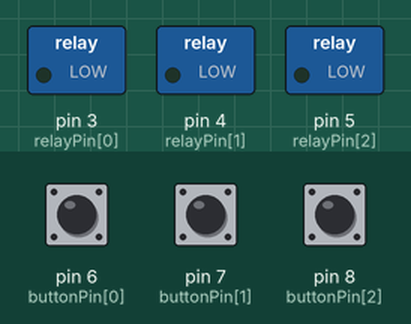
Simulated run of this sketch. Board: Arduino Uno, built with avr-gcc and run on an emulated ATmega328P. Parts: switched loads named in the sketch (green lamp = pin HIGH). Inputs (shaded band) come from the test bench; at power-on: pin 6 (buttonPin[0]) HIGH, pin 7 (buttonPin[1]) HIGH, pin 8 (buttonPin[2]) HIGH. No radio packets arrive unless stated; what the sketch prints to the serial monitor is not drawn.

Above: at 1.3 s.
1.4 s: pin 6 (buttonPin[0]) pulled LOW for 0.15 s
At 1.55 s:
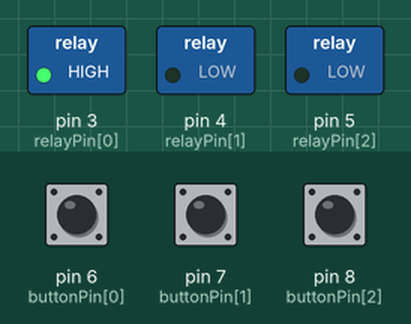
3.1 s: pin 7 (buttonPin[1]) pulled LOW for 0.15 s
At 3.25 s:
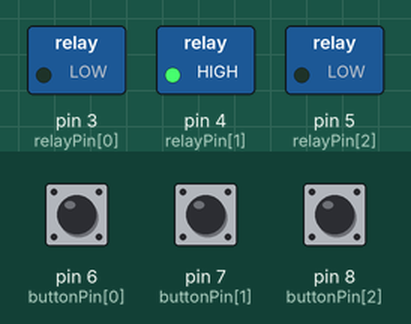
4.8 s: pin 8 (buttonPin[2]) pulled LOW for 0.15 s
At 4.95 s:
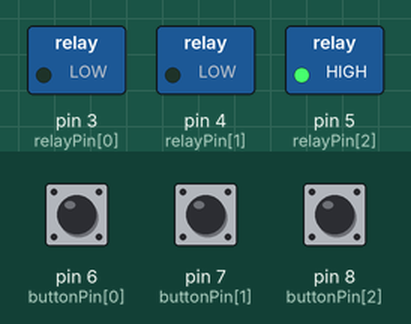
6.5 s: pin 6 (buttonPin[0]) pulled LOW for 3.2 s
At 7.8 s:
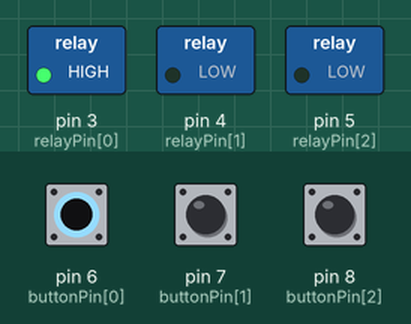
Timing chart, 0 to 11.3 s (numbered marks = the images above; inputs shaded):
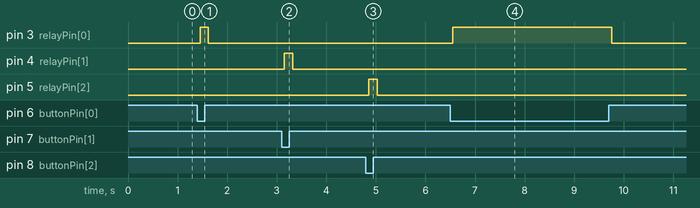

Measured:
- after the input at 1.4 s, pin 3 (relayPin[0]): LOW → HIGH after 0.05 s, → LOW 0.17 s later
- after the input at 3.1 s, pin 4 (relayPin[1]): LOW → HIGH after 0.06 s, → LOW 0.17 s later
- after the input at 4.8 s, pin 5 (relayPin[2]): LOW → HIGH after 0.05 s, → LOW 0.17 s later
- after the input at 6.5 s, pin 3 (relayPin[0]): LOW → HIGH after 0.05 s, → LOW 3.2 s later

The sketch:

SwitchBoard.ino
```cpp
#include <SPI.h>
#include "nRF24L01.h"
#include "RF24.h"
#include "printf.h"
#include "smarthome.h"

#define DEVICE_ID 1
#define DEVICE_TYPE device_switchboard
#define UPDATE_INTERVAL 300000
#define SEND_REPEAT 2

// Set up nRF24L01 radio on SPI bus plus pins 8 & 9
RF24 radio(9, 10);

const byte buttonPin[3] = {6,7,8};
const byte relayPin[3]  = {3,4,5};
const byte debounceDelay = 50; // Debounce time;
byte currentButtonStatus[3]; // Current status of pins 5,6,7
byte lastButtonStatus[3]; // Old status of pins 5,6,7
byte relayStatus[3] = {0, 0, 0}; // Status of relay pins 2,3,4
unsigned long lastDebounceTime = 0; //The last time the output pin was toggled
boolean buttonChangeFlag = false;
uint64_t lastCheckTime;

void sendUpdate()
{
  message msg;
  msg.deviceID = DEVICE_ID;
  msg.deviceType = DEVICE_TYPE;
  msg.msgType = MSG_Update;
  msg.data[0] = -1;
  msg.data[1] = -1;
  msg.data[2] = -1;
  msg.data[3] = -1;
  for(int i=0; i<sizeof(relayStatus); i++) {
    msg.data[i] = relayStatus[i];
  }

  printf("\nMsg size: %d", sizeof(struct message));
  printf("\nMsg Type type: %d", msg.msgType);
  printf("\nDevice ID: %d", msg.deviceID);
  printf("\nDevice type: %d", msg.deviceType);

  // Stop listening so we can talk
  radio.stopListening();
  for (int i=0; i<SEND_REPEAT; i++) {
    bool ok = radio.write( &msg, sizeof(struct message));
    if (ok)
      printf("\nSend update ok...");
    else
      printf("\nSend update failed.");
    delay(50);
  }

  // Continue listening
  radio.startListening();
}

void setup()
{
  //
  // Print preamble
  //
  Serial.begin(57600);
  printf_begin();

  // Configure input pins and output pins
  for(int i=0; i<sizeof(relayPin); i++)
  {
    pinMode(relayPin[i], OUTPUT); // Configure pin2,3,4 as an output
    pinMode(buttonPin[i], INPUT_PULLUP); // Configure pin5,6,7 as an pull-up input
    relayStatus[i] = 0; // status of relay is OFF
    digitalWrite(relayPin[i], LOW); //init OFF all relay
    currentButtonStatus[i] = digitalRead(buttonPin[i]);
    lastButtonStatus[i] = currentButtonStatus[i];
  }


  //
  // Setup and configure rf radio
  //

  radio.begin();

  // Optionally, increase the delay between retries & # of retries
  radio.setRetries(15, 15);

  // Optionally, reduce the payload size.  seems to
  // Improve reliability
  radio.setPayloadSize( sizeof(struct message) );

  radio.setChannel(0x4c);
  radio.setPALevel(RF24_PA_MAX);
  radio.setDataRate(RF24_250KBPS);
  radio.setAutoAck(0);

  //
  // Open pipes to other nodes for communication
  //

  radio.openWritingPipe(GATEWAY_PIPE);
  radio.openReadingPipe(1, CLIENT_PIPE+DEVICE_ID);

  //
  // Start listening
  //

  radio.startListening();

  //
  // Dump the configuration of the rf unit for debugging
  //

  radio.printDetails();

  // Waiting for Gateway implement the register command
  delay(50);

  // Initial Health Check Cycle
  lastCheckTime = millis();
  sendUpdate();
}


void loop()
{

  // Read input pins, debounce and check button is clicked or not
  for (byte i=0; i<sizeof(buttonPin); i++)
  {
    byte reading = digitalRead(buttonPin[i]); // Read the state of the switch

    // If the switch changed, due to noise or pressing:
    if( reading != lastButtonStatus[i])
    {
      lastDebounceTime = millis(); // Reset debouncing timer
    }

    if ((millis() - lastDebounceTime) > debounceDelay)
    {
      // Check button is clicked, change status of relay
      if( reading != currentButtonStatus[i])
      {
        currentButtonStatus[i] = reading;
        relayStatus[i] = 1 - relayStatus[i];
        buttonChangeFlag = true;
        //Print out the value of the relay status
        printf("\nRelay %d has changed status to %d", i, relayStatus[i]);
      }
    }
    lastButtonStatus[i] = reading;
  }


  if ( radio.available() )
  {
      printf("\nRF24 data received");
      struct message msg;
      bool done = false;
      // Dump the payloads until we've gotten everything
      while (!done)
      {
          // Fetch the payload, and see if this was the last one.
          done = radio.read( &msg, sizeof(struct message));
      }
      printf("\n\n\n");
      printf("\nMessage: msgType - %d;", msg.msgType);
      printf("\nDeviceID - %d", msg.deviceID);
      printf("\nDeviceType - %d;", msg.deviceType);
      printf("\nData 1: %d", msg.data[0]);
      printf("\nData 2: %d", msg.data[1]);
      printf("\nData 3: %d", msg.data[2]);
      printf("\nData 4: %d", msg.data[3]);
      printf("\n\n\n");
      // Check destination ID
      if (msg.deviceID == DEVICE_ID){
        // Update status if Switchboard received command request status from Gateway
        if (msg.msgType == MSG_RequireUpdate){
          sendUpdate();
          // Update Health Check Time
          lastCheckTime = millis();
        } else if (msg.msgType == MSG_ChangeStatus){
            for(int i=0; i<sizeof(relayPin); i++) {
              // only update what is changed
              if (msg.data[i] == 0 || msg.data[i] == 1)
                relayStatus[i] = msg.data[i];
            }
            buttonChangeFlag = true;
            delay(500);
        }
      } else if (msg.deviceID == BROADCAST_ID){
        if (msg.msgType == MSG_RequireUpdate){
          // Waiting for other clients send status update to Gateway done
          delay(DEVICE_ID*20);
          sendUpdate();
          // Update Health Check Time
          lastCheckTime = millis();
        }
      }
    }

    // Control relay and send latest status of switch board
    if( buttonChangeFlag )
    {
      for (byte i=0; i<sizeof(relayPin); i++)
      {
        digitalWrite(relayPin[i], relayStatus[i]);
      }

      // After Switchboard implement command, send latest status to Gateway
      printf("\nSend updated status due to button pressed");
      sendUpdate();
      // Update Health Check Time
      lastCheckTime = millis();

      // Clear buttonChangeFlag when update status done
      buttonChangeFlag = false;
    }

    // Health Check Cycle
    if(lastCheckTime > millis())                       // Timer of Arduino resets after 50 days
    {
      lastCheckTime = 0;
    }
    else if((millis() - lastCheckTime) > UPDATE_INTERVAL )      // Send Update Status after 1 minutes
    {
      sendUpdate();
      // Update Health Check Time
      lastCheckTime = millis();
    }
}
```

printf.h
```cpp
// (licence header left out)
/**
 * @file printf.h
 *
 * Setup necessary to direct stdout to the Arduino Serial library, which
 * enables 'printf'
 */

#ifndef __PRINTF_H__
#define __PRINTF_H__

#ifdef ARDUINO

int serial_putc( char c, FILE * )
{
  Serial.write( c );

  return c;
}

void printf_begin(void)
{
  fdevopen( &serial_putc, 0 );
}

#else
#error This example is only for use on Arduino.
#endif // ARDUINO

#endif // __PRINTF_H__
```

smarthome.h
```cpp
/**
 * File: smarthome.h
 *
 * Description: define command, pipe address, structure use in smarhome system
 *
 */

#ifndef __SMARTHOME_H__
#define __SMARTHOME_H__

////////////////// COMMON DEFINE ///////////////////////////////////
#define ON                        1
#define OFF                       0
#define GATEWAY_ID                0x0
#define BROADCAST_ID              0xff


////////////////// PIPE ADDRESS ////////////////////////////////////
#define GATEWAY_PIPE              0xF0F0F0F0A0LL
#define CLIENT_PIPE               0xF0F0F0F0B0LL


////////////////// COMMNUNICATION COMMAND //////////////////////////
enum message_type
{
	MSG_Register = 1, //Register message, sent when client boots up
	/*Update message sent to gateway when client status changed, 4 data int used for relay status
	  With sensor, only 1 or 2 data int used
	  With door lock, only 1 data int used for open or locked status
	*/
	MSG_Update,
	/*
	  Require Update message sent by gateway when booting up.
	  When received this, client must send its status to GW
	*/
	MSG_RequireUpdate,
	/*
	  Change Status message, sent from gateway to client to ask for changing status
	  With switch board or PIR, first byte is relay to turn on or off (1-4), second int is 0 (OFF) or 1 (ON)
	  With door lock, first int is used, either 0 (LOCKED) or 1 (OPEN)

	*/
	MSG_ChangeStatus,

        /*
	  Send setting message, sent from gateway to client to ask for changing setting values
	  For example, with PIR, first byte is cds threshold (0-255), second int is PIR delay (0-200)
	*/
	MSG_SendSettings

};


////////////////// DEVICE TYPE ///////////////////////////////////
enum device_type
{
  device_switchboard = 10,
  device_pirswitch = 20,
  device_tempsensor = 51,
  device_soilsensor = 52,
  device_gassensor = 53,
  device_pirsensor = 55,
  device_lockdoor = 60
};


////////////////// STRUCTURE ///////////////////////////////////////
// Message Structure
typedef struct message
{
  uint8_t msgType;
  uint8_t deviceType;
  uint8_t deviceID;
  uint16_t data[4];
};

#endif // __PRINTF_H__
```
